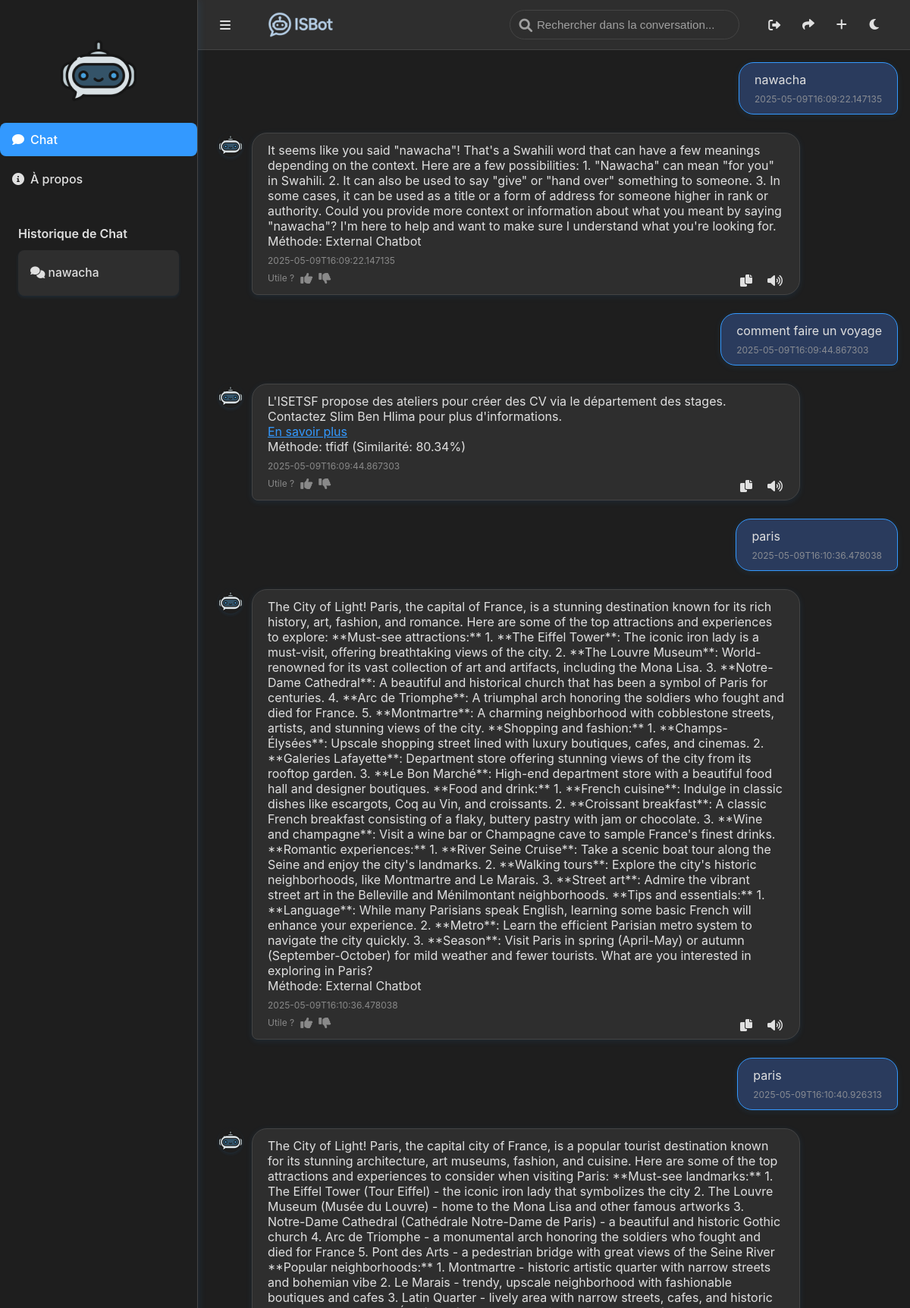
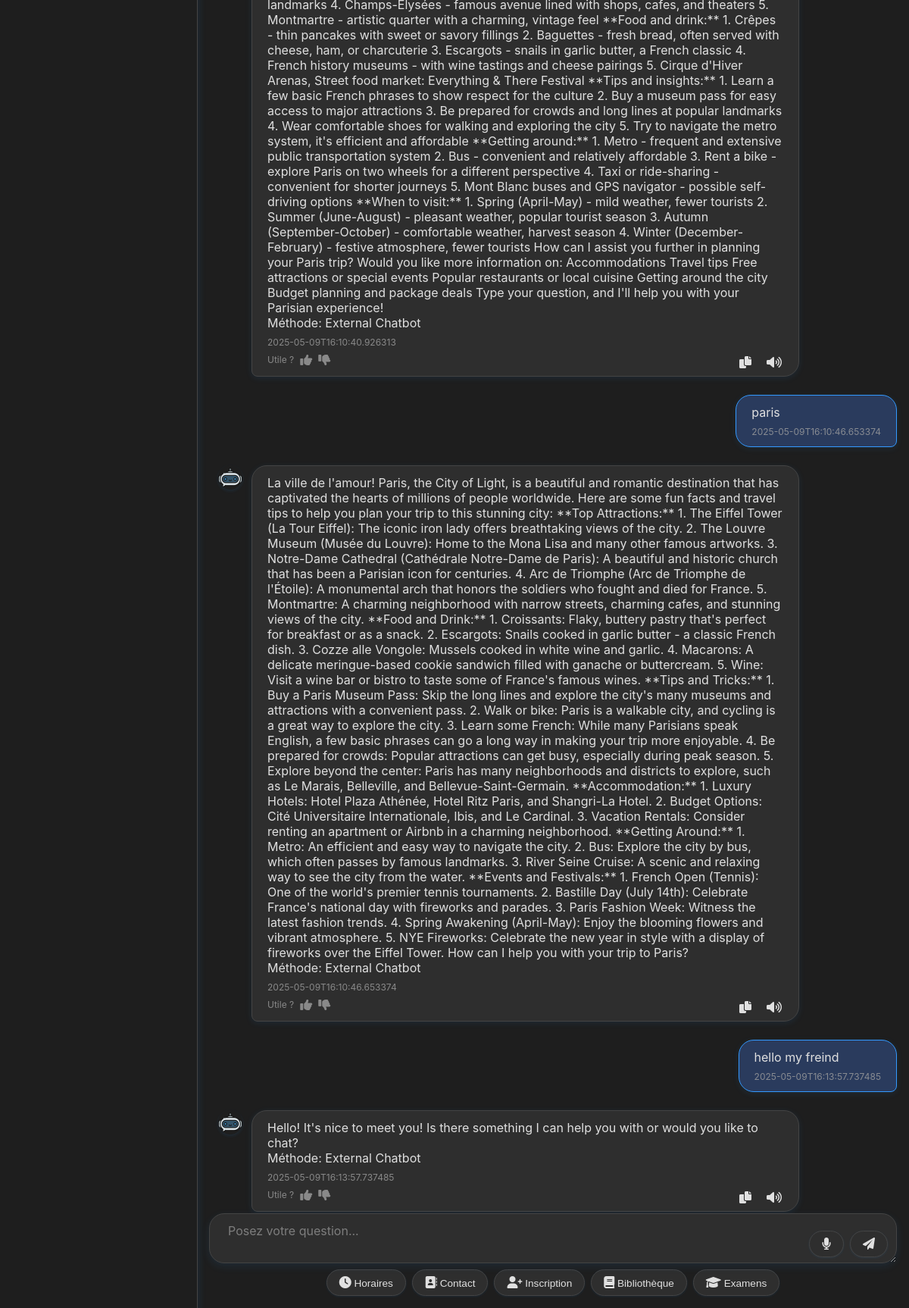
The app's page / (signed in) with its own data (2 pictures, top to bottom).
### chatbot/database.py (models this page shows)
class ChatMessage(db.Model):
    id = db.Column(db.Integer, primary_key=True)
    session_id = db.Column(db.Integer, db.ForeignKey('chat_session.id', ondelete='CASCADE'), nullable=False)
    user_message = db.Column(db.Text, nullable=False)
    bot_response = db.Column(db.Text, nullable=False)
    timestamp = db.Column(db.String(50), nullable=False)

### app.py (the view, shortened to what this page needs)
@app.route('/', methods=['GET', 'POST'])
def chat():
    if not current_user.is_authenticated:
        return render_template('chat.html', chat_history=[], session_id=None)
    session_id = request.args.get('session_id')
    if session_id:
        current_session = ChatSession.query.filter_by(id=int(session_id), user_id=current_user.id).first()
    else:
        current_session = ChatSession.query.filter_by(user_id=current_user.id).order_by(ChatSession.id.desc()).first()
    chat_history = current_session.messages if current_session else []
    processed_history = []
    for msg in chat_history:
        try:
            processed_msg = {
                'user_message': msg.user_message,
                'bot_response': json.loads(msg.bot_response),
                'timestamp': msg.timestamp
            }
            processed_history.append(processed_msg)
        except json.JSONDecodeError as e:
            logger.error(f"Error parsing bot_response for message ID {msg.id}: {e}")
            continue
    return render_template('chat.html', chat_history=processed_history, session_id=current_session.id if current_session else None)

### app.py (called while the page is built)
@login_manager.user_loader
def load_user(user_id):
    return User.query.get(int(user_id))

### templates/chat.html (shortened to what this page needs)
{% extends "base.html" %}
{% block content %}
{% if current_user.is_authenticated %}
<div class="chat-box" id="chat-box">
  {% for msg in chat_history %}
  <div class="chat-message user" data-message="{{ msg.user_message | lower }}">
    <div class="chat-bubble">
      {{ msg.user_message | safe }}
      <div class="timestamp">{{ msg.timestamp | default('Maintenant') }}</div>
    </div>
  </div>
  <div class="chat-message assistant" data-message="{{ msg.bot_response.answer | lower }}">
    <img
      src="{{ url_for('static', filename='assistant-avatar.png') }}"
      alt="Assistant"
      class="avatar"
    />
    <div class="chat-bubble">
      {{ msg.bot_response.answer | safe }}
      {% if msg.bot_response.url %}
      <div class="mt-2">
        <a
          href="{{ msg.bot_response.url }}"
          target="_blank"
          class="text-blue-500 hover:underline"
        >En savoir plus</a>
      </div>
      {% endif %}
      {% if msg.bot_response.method %}
      <div class="text-xs mt-2 opacity-70">
        Méthode: {{ msg.bot_response.method }}
        {% if msg.bot_response.similarity %}
        (Similarité: {{ "%.2f"|format(msg.bot_response.similarity * 100) }}%)
        {% endif %}
      </div>
      {% endif %}
      <div class="timestamp">
        {{ msg.timestamp | default('Maintenant') }}
      </div>
      <div class="feedback">
        Utile ?
        <span
          onclick="rateResponse(this, true)"
          data-question="{{ msg.user_message | escape }}"
          data-response="{{ msg.bot_response.answer | escape }}"
          class="text-green-500 cursor-pointer"
        ><i class="shortcut-icon fas fa-thumbs-up"></i></span>
        <span
          onclick="rateResponse(this, false)"
          data-question="{{ msg.user_message | escape }}"
          data-response="{{ msg.bot_response.answer | escape }}"
          class="text-red-500 cursor-pointer"
        ><i class="shortcut-icon fas fa-thumbs-down"></i></span>
      </div>
      <div class="bubble-actions" style="position: absolute; bottom: 0.5rem; right: 1rem; display: flex; gap: 0.5rem;">
        <button
          class="copy-btn"
          style="position: static; opacity: 1;"
          onclick="copyText(this)"
          data-text="{{ msg.bot_response.answer | escape }}"
          title="Copier la réponse"
        >
          <i class="shortcut-icon fas fa-copy"></i>
        </button>
        <button
          class="copy-btn"
          style="position: static; opacity: 1;"
          onclick="speakText(this)"
          data-text="{{ msg.bot_response.answer | escape }}"
          title="Écouter la réponse"
        >
          <i class="shortcut-icon fas fa-volume-up"></i>
        </button>
      </div>
    </div>
  </div>
  {% endfor %}
</div>
{% if not public_share %}
<div class="input-container">
  <div class="input-area">
    <form method="POST" id="chat-form">
      <div class="textarea-wrapper">
        <textarea
          name="message"
          id="message-input"
          required
          placeholder="Posez votre question..."
          class="w-full p-2 border rounded"
        ></textarea>
        <div class="textarea-buttons">
          <button
            type="button"
            id="voice-btn"
            class="shortcut-btn bg-gray-500 text-white rounded hover:bg-gray-600"
          >
            <i class="shortcut-icon fas fa-microphone"></i>
          </button>
          <button
            type="submit"
            id="submit-btn"
            class="shortcut-btn bg-blue-500 text-white rounded hover:bg-blue-600"
          >
            <i class="shortcut-icon fas fa-paper-plane"></i>
          </button>
        </div>
      </div>
    </form>
  </div>
  <div class="shortcut-buttons flex gap-2">
    <button class="shortcut-btn bg-gray-100 p-2 rounded" onclick="sendShortcut('🕒 Horaires')"><i class="shortcut-icon fas fa-clock"></i> Horaires</button>
    <button class="shortcut-btn bg-gray-100 p-2 rounded" onclick="sendShortcut('📞 Contact')"><i class="shortcut-icon fas fa-address-book"></i> Contact</button>
    <button class="shortcut-btn bg-gray-100 p-2 rounded" onclick="sendShortcut('📝 Inscription')"><i class="shortcut-icon fas fa-user-plus"></i> Inscription</button>
    <button class="shortcut-btn bg-gray-100 p-2 rounded" onclick="sendShortcut('📚 Bibliothèque')"><i class="shortcut-icon fas fa-book"></i> Bibliothèque</button>
    <button class="shortcut-btn bg-gray-100 p-2 rounded" onclick="sendShortcut('📖 Examens')"><i class="shortcut-icon fas fa-graduation-cap"></i> Examens</button>
</div>
</div>
{% endif %}
{% endif %}
{% endblock %}

### templates/base.html (shortened to what this page needs)
<!DOCTYPE html>
<html lang="fr" data-theme="dark">
<head>
  <link rel="stylesheet" href="https://cdnjs.cloudflare.com/ajax/libs/font-awesome/6.0.0/css/all.min.css" />
  <link rel="stylesheet" href="{{ url_for('static', filename='style.css') }}">
</head>
<body>
  <div class="container">
    <aside class="sidebar">
      <div style="display: flex; flex-direction: column; align-items: center; justify-content: flex-start;">
        <img src="{{ url_for('static', filename='assistant-avatar.PNG') }}" alt="ISBot Logo" class="sidebar-logo" style="height: 70px; width: auto; margin: 1.2rem 0 1.2rem 0; display: block;" />
      </div>
      <nav class="sidebar-nav">
        <a href="/" class="{% if request.path == '/' %}active{% endif %}"><i class="shortcut-icon fas fa-comment"></i> Chat</a>
        <a href="/about" class="{% if request.path == '/about' %}active{% endif %}"><i class="shortcut-icon fas fa-info-circle"></i> À propos</a>
      </nav>
      {% if current_user.is_authenticated %}
      <h3 class="sidebar-history-title" style="padding: 0 1.5rem; margin-top: 2rem; margin-bottom: 0.75rem; font-size: 1rem; font-weight: 600; color: var(--text-color);">Historique de Chat</h3>
      <div class="sidebar-history">
        <div id="chat-history"></div>
      </div>
      {% endif %}
    </aside>
    <main class="main-content">
      <header class="top-bar" style="padding-left: 0; display: flex; align-items: center;">
        <div style="display: flex; align-items: center; gap: 1.2rem; margin-left: 1.5rem;">
          <button class="sidebar-toggle" aria-label="Toggle sidebar"><i class="shortcut-icon fas fa-bars"></i></button>
          <img src="{{ url_for('static', filename='logoX.PNG') }}" alt="ISBot Logo" style="height: 100px; width: auto; display: block;" />
        </div>
        <div class="top-bar-controls" style="display: flex; align-items: center; gap: 1rem; margin-left: auto;">
          {% if current_user.is_authenticated %}
          <a href="{{ url_for('logout') }}" class="icon-btn" aria-label="Logout"><i class="shortcut-icon fas fa-sign-out-alt"></i></a>
          <button id="share-chat-icon" class="icon-btn" aria-label="Share chat"><i class="shortcut-icon fas fa-share"></i></button>
          <button id="new-chat-icon" class="icon-btn" aria-label="New chat"><i class="shortcut-icon fas fa-plus"></i></button>
          {% else %}
          <a href="{{ url_for('login') }}" class="icon-btn" aria-label="Login"><i class="shortcut-icon fas fa-sign-in-alt"></i></a>
          {% endif %}
          <button class="theme-toggle" aria-label="Toggle theme"></button>
        </div>
      </header>
      <section class="chat-wrapper">
        {% block content %}{% endblock %}
      </section>
    </main>
  </div>
</body>
</html>

### records on screen
ChatMessage: user_message "nawacha", timestamp "2025-05-09T16:09:22.147135", bot_response.answer "It seems like you said \"nawacha\"! That's a Swahili word that can have a few meanings depending on the context. Here are a few possibilities: 1. \"Nawacha\" can mean \"for you\" in Swahili. 2. It can also be used to say \"give\" or \"hand over\" something to someone. 3. In some cases, it can be used as a title or a form of address for someone higher in rank or authority. Could you provide more context or information about what you meant by saying \"nawacha\"? I'm here to help and want to make sure I understand what you're looking for.", bot_response.method "External Chatbot"
ChatMessage: user_message "comment faire un voyage", timestamp "2025-05-09T16:09:44.867303", bot_response.answer "L'ISETSF propose des ateliers pour créer des CV via le département des stages. Contactez Slim Ben Hlima pour plus d'informations.", bot_response.method "tfidf", bot_response "80.34"
ChatMessage: user_message "paris", timestamp "2025-05-09T16:10:36.478038", bot_response.answer "The City of Light! Paris, the capital of France, is a stunning destination known for its rich history, art, fashion, and romance. Here are some of the top attractions and experiences to explore: **Must-see attractions:** 1. **The Eiffel Tower**: The iconic iron lady is a must-visit, offering breathtaking views of the city. 2. **The Louvre Museum**: World-renowned for its vast collection of art and artifacts, including the Mona Lisa. 3. **Notre-Dame Cathedral**: A beautiful and historical church that has been a symbol of Paris for centuries. 4. **Arc de Triomphe**: A triumphal arch honoring the soldiers who fought and died for France. 5. **Montmartre**: A charming neighborhood with…", bot_response.method "External Chatbot"
ChatMessage: user_message "paris", timestamp "2025-05-09T16:10:40.926313", bot_response.answer "The City of Light! Paris, the capital city of France, is a popular tourist destination known for its stunning architecture, art museums, fashion, and cuisine. Here are some of the top attractions and experiences to consider when visiting Paris: **Must-see landmarks:** 1. The Eiffel Tower (Tour Eiffel) - the iconic iron lady that symbolizes the city 2. The Louvre Museum (Musée du Louvre) - home to the Mona Lisa and other famous artworks 3. Notre-Dame Cathedral (Cathédrale Notre-Dame de Paris) - a beautiful and historic Gothic church 4. Arc de Triomphe - a monumental arch honoring the soldiers who fought and died for France 5. Pont des Arts - a pedestrian bridge with great views of the Seine…", bot_response.method "External Chatbot"
ChatMessage: user_message "paris", timestamp "2025-05-09T16:10:46.653374", bot_response.answer "La ville de l'amour! Paris, the City of Light, is a beautiful and romantic destination that has captivated the hearts of millions of people worldwide. Here are some fun facts and travel tips to help you plan your trip to this stunning city: **Top Attractions:** 1. The Eiffel Tower (La Tour Eiffel): The iconic iron lady offers breathtaking views of the city. 2. The Louvre Museum (Musée du Louvre): Home to the Mona Lisa and many other famous artworks. 3. Notre-Dame Cathedral (Cathédrale Notre-Dame de Paris): A beautiful and historic church that has been a Parisian icon for centuries. 4. Arc de Triomphe (Arc de Triomphe de l'Étoile): A monumental arch that honors the soldiers who fought and…", bot_response.method "External Chatbot"
ChatMessage: user_message "hello my freind", timestamp "2025-05-09T16:13:57.737485", bot_response.answer "Hello! It's nice to meet you! Is there something I can help you with or would you like to chat?", bot_response.method "External Chatbot"
